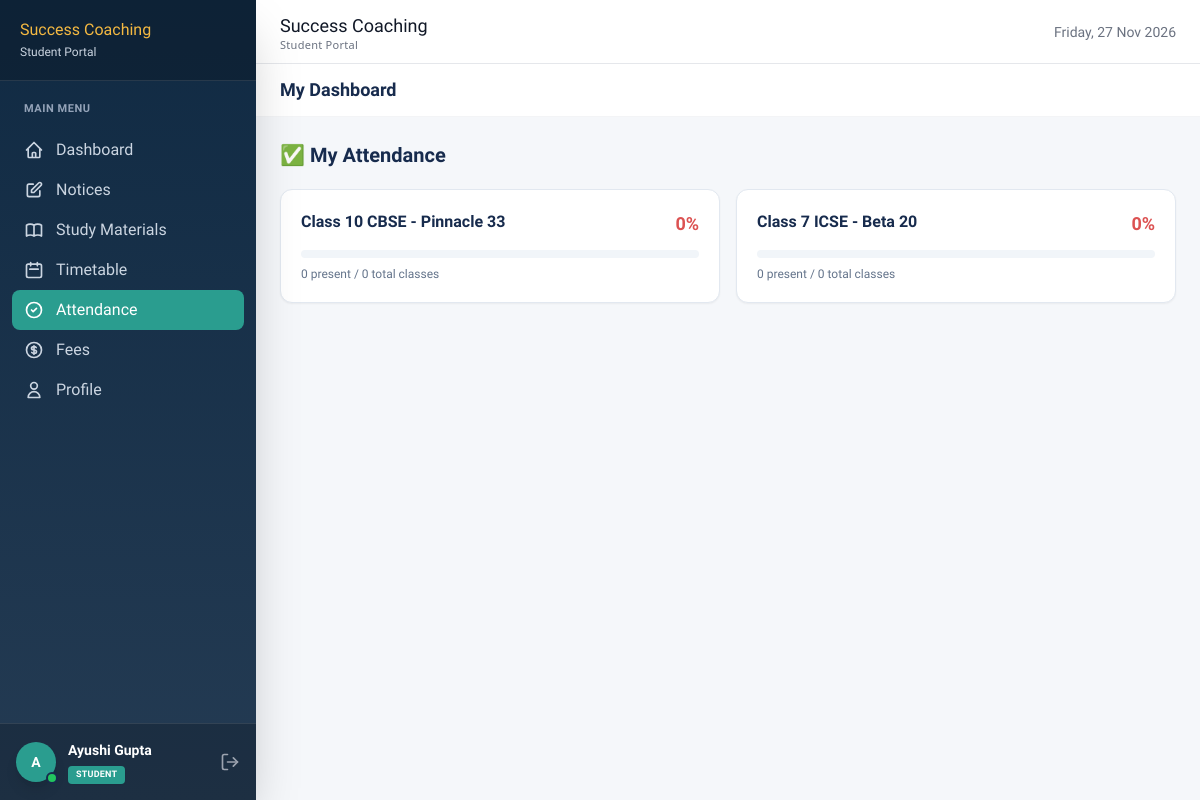
Page /student-portal/attendance/ (signed in) on the committed database.
### accounts/models.py (models this page shows)
class User(AbstractUser):
    ROLE_CHOICES = [('admin', 'Admin'), ('staff', 'Staff'), ('student', 'Student')]
    role = models.CharField(max_length=20, choices=ROLE_CHOICES, default='student')
    phone = models.CharField(max_length=15, blank=True)
    profile_photo = models.ImageField(upload_to='profiles/', blank=True, null=True)
    created_at = models.DateTimeField(auto_now_add=True)

### batches/models.py (models this page shows, shortened)
class Batch(models.Model):
    DAYS_CHOICES = [
        ('MWF', 'Mon-Wed-Fri'),
        ('TTS', 'Tue-Thu-Sat'),
        ('DAILY', 'Daily'),
        ('WEEKEND', 'Weekend'),
    ]
    TIME_SLOT_CHOICES = [
        ('morning', 'Morning (6AM–9AM)'),
        ('afternoon', 'Afternoon (12PM–3PM)'),
        ('evening', 'Evening (4PM–7PM)'),
    ]
    batch_name = models.CharField(max_length=100)
    batch_code = models.CharField(max_length=20, unique=True)
    class_level = models.CharField(max_length=5, choices=[(str(i), f'Class {i}') for i in range(5, 13)])
    board = models.CharField(max_length=10, choices=[('CBSE', 'CBSE'), ('ICSE', 'ICSE'), ('BOTH', 'Both')])
    subjects = models.ManyToManyField(Subject, blank=True)
    teacher = models.ForeignKey('staff.Staff', on_delete=models.SET_NULL, null=True)
    students = models.ManyToManyField('students.Student', blank=True, related_name='batches')
    days = models.CharField(max_length=20, choices=DAYS_CHOICES)
    time_slot = models.CharField(max_length=20, choices=TIME_SLOT_CHOICES)
    start_time = models.TimeField()
    end_time = models.TimeField()
    start_date = models.DateField()
    max_students = models.IntegerField(default=30)
    is_active = models.BooleanField(default=True)
    room_number = models.CharField(max_length=20, blank=True)
    monthly_fee = models.DecimalField(max_digits=8, decimal_places=2)

### student_portal/views.py (the view)
# urls.py: path('attendance/', views.student_attendance, name='student_portal_attendance'),
@student_required
def student_attendance(request):
    try:
        student = request.user.student
    except Exception:
        return render(request, 'student_portal/no_profile.html', {})
    my_batches = student.batches.filter(is_active=True)
    selected_batch_id = request.GET.get('batch')
    selected_batch = None
    records = []
    batch_stats = []
    for batch in my_batches:
        total = AttendanceRecord.objects.filter(student=student, session__batch=batch).count()
        present = AttendanceRecord.objects.filter(student=student, session__batch=batch, status='present').count()
        pct = round((present / total * 100), 1) if total > 0 else 0
        batch_stats.append({'batch': batch, 'total': total, 'present': present, 'percentage': pct})
    if selected_batch_id:
        selected_batch = get_object_or_404(my_batches, pk=selected_batch_id)
        records = AttendanceRecord.objects.filter(
            student=student, session__batch=selected_batch
        ).select_related('session').order_by('-session__date')
    return render(request, 'student_portal/attendance.html', {
        'student': student,
        'my_batches': my_batches,
        'batch_stats': batch_stats,
        'selected_batch': selected_batch,
        'records': records,
    })

### accounts/context_processors.py (called while the page is built)
def dashboard_base(request):
    context = {}
    if not request.user.is_authenticated:
        context['base_template'] = 'base_dashboard.html'
        return context
    if request.user.role == 'staff':
        context['base_template'] = 'base_staff.html'
        context['active_notices'] = Notice.objects.filter(is_active=True)
    elif request.user.role == 'student':
        context['base_template'] = 'base_dashboard.html'
        context['active_notices'] = Notice.objects.filter(is_active=True, target_audience='all')
    else:
        context['base_template'] = 'base_dashboard.html'
        context['active_notices'] = Notice.objects.filter(is_active=True)
    return context

### templates/student_portal/attendance.html (shortened to what this page needs)
{% extends 'base_student.html' %}
{% block content %}
<h2 class="text-xl font-bold text-dark mb-5">✅ My Attendance</h2>
<div class="grid grid-cols-1 sm:grid-cols-2 gap-4 mb-6">
    {% for stat in batch_stats %}
    <a href="?batch={{ stat.batch.id }}" class="bg-white rounded-xl shadow-sm border {% if selected_batch.id == stat.batch.id %}border-secondary ring-2 ring-secondary/20{% else %}border-border{% endif %} p-5 hover:shadow-md transition block">
        <div class="flex justify-between items-start mb-3">
            <p class="font-bold text-dark">{{ stat.batch.batch_name }}</p>
            <span class="text-lg font-bold {% if stat.percentage >= 75 %}text-[#16A34A]{% elif stat.percentage >= 50 %}text-[#D99A19]{% else %}text-[#DC5252]{% endif %}">
                {{ stat.percentage }}%
            </span>
        </div>
        <div class="w-full bg-slate-100 rounded-full h-2 mb-2">
        </div>
        <p class="text-xs text-muted">{{ stat.present }} present / {{ stat.total }} total classes</p>
    </a>
    {% empty %}
    <div class="col-span-2 bg-white rounded-xl p-10 text-center text-muted">
        Not enrolled in any batch.
    </div>
    {% endfor %}
</div>
{% endblock %}

### templates/base_student.html (shortened to what this page needs)
<!DOCTYPE html>
<html lang="en">
<head>
    <script src="https://cdn.tailwindcss.com"></script>
</head>
<body class="bg-light text-dark flex h-screen overflow-hidden">
    <aside
        class="fixed md:relative inset-y-0 left-0 z-30 w-64 bg-gradient-to-b from-[#102A43] to-[#243B53] text-white flex flex-col h-full flex-shrink-0 shadow-2xl transform -translate-x-full md:translate-x-0 transition-transform duration-300 ease-in-out overflow-y-auto"
        style="-ms-overflow-style: none; scrollbar-width: none;">
        <div class="p-5 border-b border-white/10 bg-black/20">
            <div class="flex items-center gap-3">
                <div>
                    <p class="font-heading text-accent text-base leading-tight">Success Coaching</p>
                    <p class="text-xs text-slate-300 mt-1">Student Portal</p>
                </div>
            </div>
        </div>
        <nav class="flex-1 py-5 px-3">
            <div class="mb-6">
                <p class="text-[11px] text-slate-400 uppercase tracking-wider px-3 mb-3 font-bold">Main Menu</p>
                <ul>
                    <li>
                        <a href="{% url 'student_portal_home' %}"
                            class="nav-link group {% if request.resolver_match.url_name == 'student_portal_home' %}active bg-secondary text-white{% else %}text-slate-300 hover:bg-white/5 hover:text-white{% endif %} flex items-center gap-3 px-3 py-2 rounded-lg transition-all duration-200">
                            <span class="font-small">Dashboard</span>
                        </a>
                    </li>
                    <li>
                        <a href="{% url 'student_portal_notices' %}"
                            class="nav-link group {% if request.resolver_match.url_name == 'student_portal_notices' %}active bg-secondary text-white{% else %}text-slate-300 hover:bg-white/5 hover:text-white{% endif %} flex items-center gap-3 px-3 py-2 rounded-lg transition-all duration-200">
                            <span class="font-small">Notices</span>
                        </a>
                    </li>
                    <li>
                        <a href="{% url 'student_portal_materials' %}"
                            class="nav-link group {% if request.resolver_match.url_name == 'student_portal_materials' %}active bg-secondary text-white{% else %}text-slate-300 hover:bg-white/5 hover:text-white{% endif %} flex items-center gap-3 px-3 py-2 rounded-lg transition-all duration-200">
                            <span class="font-small">Study Materials</span>
                        </a>
                    </li>
                    <li>
                        <a href="{% url 'student_portal_timetable' %}"
                            class="nav-link group {% if request.resolver_match.url_name == 'student_portal_timetable' %}active bg-secondary text-white{% else %}text-slate-300 hover:bg-white/5 hover:text-white{% endif %} flex items-center gap-3 px-3 py-2 rounded-lg transition-all duration-200">
                            <svg class="w-5 h-5 transition-transform group-hover:scale-110" fill="none"
                                stroke="currentColor" viewBox="0 0 24 24">
                                <path stroke-linecap="round" stroke-linejoin="round" stroke-width="2"
                                    d="M8 7V3m8 4V3m-9 8h10M5 21h14a2 2 0 002-2V7a2 2 0 00-2-2H5a2 2 0 00-2 2v12a2 2 0 002 2z">
                                </path>
                            </svg>
                            <span class="font-small">Timetable</span>
                        </a>
                    </li>
                    <li>
                        <a href="{% url 'student_portal_attendance' %}"
                            class="nav-link group {% if request.resolver_match.url_name == 'student_portal_attendance' %}active bg-secondary text-white{% else %}text-slate-300 hover:bg-white/5 hover:text-white{% endif %} flex items-center gap-3 px-3 py-2 rounded-lg transition-all duration-200">
                            <svg class="w-5 h-5 transition-transform group-hover:scale-110" fill="none"
                                stroke="currentColor" viewBox="0 0 24 24">
                                <path stroke-linecap="round" stroke-linejoin="round" stroke-width="2"
                                    d="M9 12l2 2 4-4m6 2a9 9 0 11-18 0 9 9 0 0118 0z"></path>
                            </svg>
                            <span class="font-small">Attendance</span>
                        </a>
                    </li>
                    <li>
                        <a href="{% url 'student_portal_fees' %}"
                            class="nav-link group {% if request.resolver_match.url_name == 'student_portal_fees' %}active bg-secondary text-white{% else %}text-slate-300 hover:bg-white/5 hover:text-white{% endif %} flex items-center gap-3 px-3 py-2 rounded-lg transition-all duration-200">
                            <span class="font-small">Fees</span>
                        </a>
                    </li>
                    <li>
                        <a href="{% url 'student_portal_profile' %}"
                            class="nav-link group {% if request.resolver_match.url_name == 'student_portal_profile' %}active bg-secondary text-white{% else %}text-slate-300 hover:bg-white/5 hover:text-white{% endif %} flex items-center gap-3 px-3 py-2 rounded-lg transition-all duration-200">
                            <svg class="w-5 h-5 transition-transform group-hover:scale-110" fill="none"
                                stroke="currentColor" viewBox="0 0 24 24">
                                <path stroke-linecap="round" stroke-linejoin="round" stroke-width="2"
                                    d="M16 7a4 4 0 11-8 0 4 4 0 018 0zM12 14a7 7 0 00-7 7h14a7 7 0 00-7-7z"></path>
                            </svg>
                            <span class="font-small">Profile</span>
                        </a>
                    </li>
                </ul>
            </div>
        </nav>
        <div class="p-4 border-t border-white/10 bg-black/20">
            <div class="flex items-center gap-3 group">
                <div class="relative">
                    <div
                        class="w-10 h-10 bg-secondary rounded-full flex items-center justify-center font-bold text-white text-sm shadow-lg shrink-0">
                        {{ request.user.first_name|first|upper }}
                    </div>
                    <div class="absolute -bottom-0.5 -right-0.5 w-3 h-3 bg-green-500 rounded-full border-2 border-dark">
                    </div>
                </div>
                <div class="min-w-0 flex-1">
                    <div class="text-sm font-bold truncate group-hover:text-accent transition-colors">
                        {{ request.user.get_full_name }}
                    </div>
                    <div>
                        <span
                            class="bg-secondary text-white px-2 py-0.5 rounded font-bold uppercase tracking-wide text-[9px] inline-block shadow-sm">Student</span>
                    </div>
                </div>
                <a href="{% url 'logout' %}" title="Logout"
                    class="text-gray-400 hover:text-red-400 transition-all text-xl hover:scale-110 transform">
                    <svg xmlns="http://www.w3.org/2000/svg" width="20" height="20" viewBox="0 0 24 24" fill="none"
                        stroke="currentColor" stroke-width="2" stroke-linecap="round" stroke-linejoin="round">
                        <path d="M9 21H5a2 2 0 0 1-2-2V5a2 2 0 0 1 2-2h4" />
                        <path d="M16 17l5-5-5-5" />
                        <path d="M21 12H9" />
                    </svg>
                </a>
            </div>
        </div>
    </aside>
    <div class="flex-1 flex flex-col h-full overflow-hidden">
        <header
            class="h-16 bg-white border-b border-gray-200 flex items-center justify-between px-4 md:px-6 shrink-0 shadow-sm">
            <div class="flex items-center gap-3">
                <a href="{% url 'student_portal_home' %}"
                    class="flex items-center transition-opacity hover:opacity-80 ml-3 md:ml-0 mt-1">
                    <div class="font-heading text-lg text-gray-900 leading-tight">
                        Success Coaching
                        <span class="block text-[11px] text-gray-500 font-sans font-normal tracking-wide">Student
                            Portal</span>
                    </div>
                </a>
            </div>
            <div class="flex items-center gap-4">
                <div class="text-sm text-gray-500 hidden sm:block">{% now "l, j M Y" %}</div>
            </div>
        </header>
        <div class="bg-white border-b border-gray-100 px-6 py-3 flex items-center justify-between">
            <h1 class="text-lg font-bold text-dark">{% block page_title %}My Dashboard{% endblock %}</h1>
        </div>
        <main class="flex-1 overflow-y-auto p-4 md:p-6 bg-light">
            {% block content %}{% endblock %}
        </main>
    </div>
</body>
</html>

### templates/base_student.html (style rules this page uses)
body { font-family: 'Hind', sans-serif; color: #172B4D; background-color: #F5F7FA; }
.nav-link { @apply flex items-center gap-3 px-3 py-2 rounded text-slate-300 hover:bg-white/10 hover:text-white transition-all duration-150; }
.nav-link.active { @apply bg-secondary text-white font-semibold shadow-md; }

### rows in the picture
User: user.first_name|first "A", user.get_full_name "Ayushi Gupta"
Batch: batch.batch_name "Class 10 CBSE - Pinnacle 33", percentage "0", present "0", total "0"
Batch: batch.batch_name "Class 7 ICSE - Beta 20", percentage "0", present "0", total "0"
